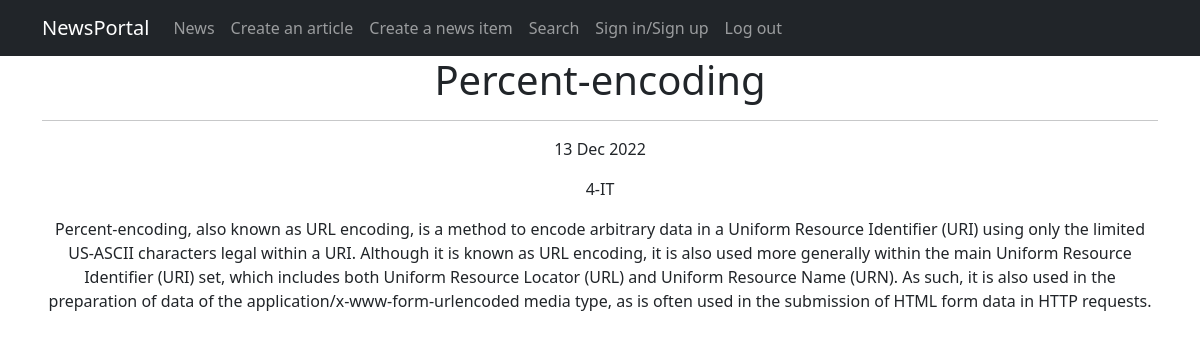
/news_portal/4, run on the app's committed database.
### news_portal/models.py (models this page shows, shortened)
class Post(models.Model):
    post_type = models.CharField(max_length=2, choices=POST_TYPE, default=article)
    post_pub_date = models.DateTimeField(auto_now_add=True)
    post_header = models.CharField(max_length=255, null=False)
    post_text = models.TextField(null=False)
    post_rating = models.SmallIntegerField(default=0)
    post_auth = models.ForeignKey(Author, on_delete=models.CASCADE)
    post_cat = models.ForeignKey(Category, on_delete=models.PROTECT, null=True)

class Category(models.Model):
    cat_name = models.CharField(max_length=100, unique=True)
    def __str__(self):
        return f'{self.cat_name}'

### news_portal/views.py (the view)
# urls.py: path('<int:pk>', PostDetail.as_view(), name='post_detail'),
class PostDetail(DetailView):
    model = Post
    template_name = 'post.html'
    context_object_name = 'post'

### news_portal/templatetags/custom_filters.py (called while the page is built)
@register.filter()
def censor(value):
    censored_words = ['ass', 'bitch', 'cock', 'fuck']
    cen_text = value.split()
    for i in censored_words:
        for words in cen_text:
            if i in words:
                psn_in_text = cen_text.index(words)
                cen_text.remove(words)
                cen_text.insert(psn_in_text, i[0] + '*' * (len(i)-1))
    return " ".join(cen_text)

### templates/post.html (shortened to what this page needs)
{% extends 'fpages/default.html' %}
{% load custom_filters %}!
{% block content %}
<h1>
    <p>{{ post.post_header|censor }}</p>
</h1>
<hr>
    <p>{{ post.post_pub_date|date:'d M Y' }}</p>
    <p>{{ post.post_cat }}</p>
    <p>{{ post.post_text|censor }}</p>
{% endblock content %}

### data on the page
Post: post_header|censor "Percent-encoding", post_pub_date "13 Dec 2022", post_cat "4-IT", post_text|censor "Percent-encoding, also known as URL encoding, is a method to encode arbitrary data in a Uniform Resource Identifier (URI) using only the limited US-ASCII characters legal within a URI. Although it is known as URL encoding, it is also used more generally within the main Uniform Resource Identifier (URI) set, which includes both Uniform Resource Locator (URL) and Uniform Resource Name (URN). As such, it is also used in the preparation of data of the application/x-www-form-urlencoded media type, as is often used in the submission of HTML form data in HTTP requests."
